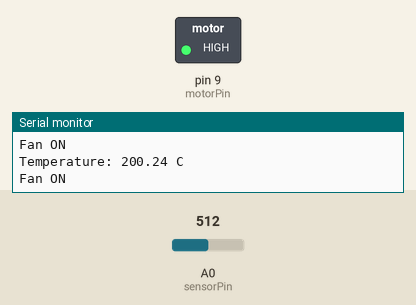
This sketch was run on a simulated Arduino Uno, built with avr-gcc and run on an emulated ATmega328P. On the bench: switched loads named in the sketch (green lamp = pin HIGH), the last lines printed to the serial monitor. The test bench sets the inputs (shaded band); at power-on: A0 (sensorPin) = 512.

Above: at 1.8 s.
1.9 s: A0 (sensorPin) set to 180
3.4 s: A0 (sensorPin) set to 146
At 4.4 s:
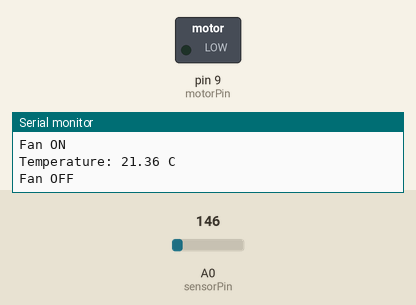
5.5 s: A0 (sensorPin) set to 306
At 7.2 s:
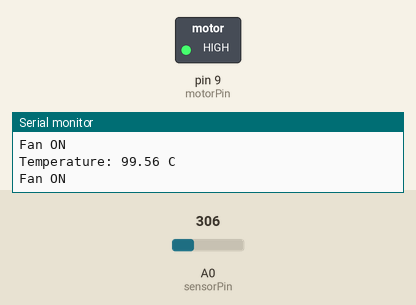
7.5 s: A0 (sensorPin) set to 122
At 8.8 s:
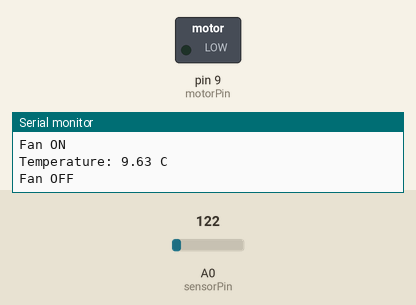
Timing chart, 0 to 10.5 s (numbered marks = the images above; inputs shaded):
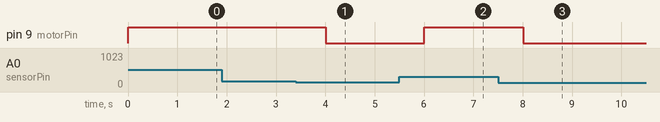

Measured:
- the behaviour switches between 164 and 163 on A0 (sensorPin) (found by bisection; images 0 and 1)
- after the input at 3.4 s, pin 9 (motorPin): HIGH → LOW after 0.60 s
- after the input at 5.5 s, pin 9 (motorPin): LOW → HIGH after 0.51 s
- after the input at 7.5 s, pin 9 (motorPin): HIGH → LOW after 0.51 s

The sketch:

task2_smart_automation.ino
```cpp
int sensorPin = A0;
int motorPin = 9;

void setup()
{
  Serial.begin(9600);
  pinMode(motorPin, OUTPUT);
}

void loop()
{
  int sensorValue = analogRead(sensorPin);

  float voltage = sensorValue * 5.0 / 1023.0;
  float temperature = (voltage - 0.5) * 100;

  Serial.print("Temperature: ");
  Serial.print(temperature);
  Serial.println(" C");

  if (temperature >= 30)
  {
    digitalWrite(motorPin, HIGH);
    Serial.println("Fan ON");
  }
  else
  {
    digitalWrite(motorPin, LOW);
    Serial.println("Fan OFF");
  }

  delay(1000);
}
```
